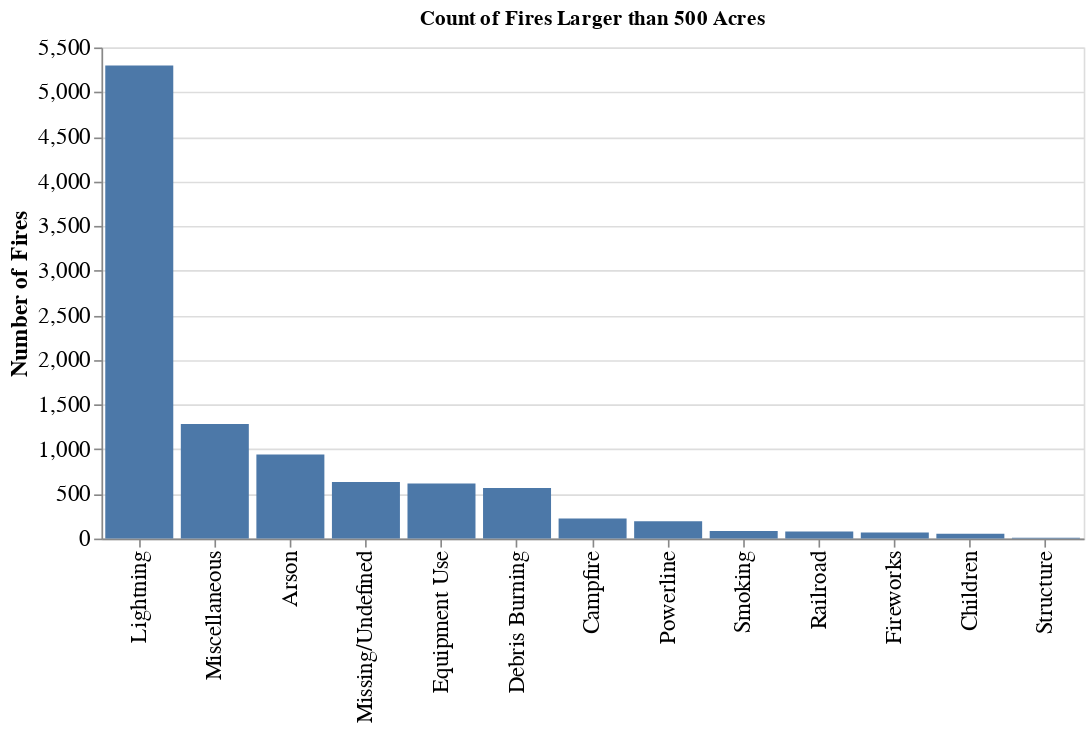

The code cell stored with this chart in its notebook:
### Markdown cell above
#### Count of Fires Larger than 500 Acres burned by Cause

### Code cell
import altair as alt
FIRE_SIZE_THRESHOLD = 500

big_fires = fires[fires.FIRE_SIZE>FIRE_SIZE_THRESHOLD]
big_fire_count = pd.DataFrame(big_fires.groupby(['STAT_CAUSE_DESCR']).OBJECTID.count().sort_values(ascending=False)).reset_index()
big_fire_count.rename(columns={'OBJECTID': 'num_fires'}, inplace=True)
alt.Chart(big_fire_count).mark_bar().encode(
    alt.X('STAT_CAUSE_DESCR', sort='-y', title=None),
    alt.Y('num_fires', title='Number of Fires'),
).properties(title=f'Count of Fires Larger than {FIRE_SIZE_THRESHOLD} Acres',
    width=600,
    height=300
).configure_axis(
    labelFontSize=14,
    titleFontSize=14
)

### Figure 1 — Vega-Lite specification as saved in the notebook (floating-point values rounded to 4 significant figures)
{"config": {"view": {"continuousWidth": 400, "continuousHeight": 300}, "axis": {"labelFontSize": 14, "titleFontSize": 14}}, "data": {"name": "data-6e53dc50fd93970c2939784896ce40bd"}, "mark": "bar", "encoding": {"x": {"field": "STAT_CAUSE_DESCR", "sort": "-y", "title": null, "type": "nominal"}, "y": {"field": "num_fires", "title": "Number of Fires", "type": "quantitative"}}, "height": 300, "title": "Count of Fires Larger than 500 Acres", "width": 600, "$schema": "https://vega.github.io/schema/vega-lite/v4.17.0.json", "datasets": {"data-6e53dc50fd93970c2939784896ce40bd": [{"STAT_CAUSE_DESCR": "Lightning", "num_fires": 5298}, {"STAT_CAUSE_DESCR": "Miscellaneous", "num_fires": 1282}, {"STAT_CAUSE_DESCR": "Arson", "num_fires": 941}, {"STAT_CAUSE_DESCR": "Missing/Undefined", "num_fires": 633}, {"STAT_CAUSE_DESCR": "Equipment Use", "num_fires": 618}, {"STAT_CAUSE_DESCR": "Debris Burning", "num_fires": 567}, {"STAT_CAUSE_DESCR": "Campfire", "num_fires": 225}, {"STAT_CAUSE_DESCR": "Powerline", "num_fires": 193}, {"STAT_CAUSE_DESCR": "Smoking", "num_fires": 86}, {"STAT_CAUSE_DESCR": "Railroad", "num_fires": 79}, {"STAT_CAUSE_DESCR": "Fireworks", "num_fires": 67}, {"STAT_CAUSE_DESCR": "Children", "num_fires": 54}, {"STAT_CAUSE_DESCR": "Structure", "num_fires": 10}]}}
